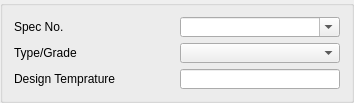
               <widget class="QGroupBox" name="groupBox_2">
                <property name="title">
                 <string/>
                </property>
                <layout class="QHBoxLayout" name="horizontalLayout_19">
                 <item>
                  <layout class="QVBoxLayout" name="verticalLayout_4">
                   <item>
                    <layout class="QHBoxLayout" name="horizontalLayout_76">
                     <item>
                      <widget class="QLabel" name="label_90">
                       <property name="sizePolicy">
                        <sizepolicy hsizetype="Fixed" vsizetype="Fixed">
                         <horstretch>0</horstretch>
                         <verstretch>0</verstretch>
                        </sizepolicy>
                       </property>
                       <property name="minimumSize">
                        <size>
                         <width>160</width>
                         <height>20</height>
                        </size>
                       </property>
                       <property name="maximumSize">
                        <size>
                         <width>160</width>
                         <height>20</height>
                        </size>
                       </property>
                       <property name="text">
                        <string>Spec No.</string>
                       </property>
                      </widget>
                     </item>
                     <item>
                      <widget class="QComboBox" name="fh_cb_lifting_ug_materia_2">
                       <property name="minimumSize">
                        <size>
                         <width>160</width>
                         <height>20</height>
                        </size>
                       </property>
                       <property name="maximumSize">
                        <size>
                         <width>160</width>
                         <height>20</height>
                        </size>
                       </property>
                       <property name="editable">
                        <bool>true</bool>
                       </property>
                      </widget>
                     </item>
                    </layout>
                   </item>
                   <item>
                    <layout class="QHBoxLayout" name="horizontalLayout_77">
                     <item>
                      <widget class="QLabel" name="label_92">
                       <property name="sizePolicy">
                        <sizepolicy hsizetype="Fixed" vsizetype="Fixed">
                         <horstretch>0</horstretch>
                         <verstretch>0</verstretch>
                        </sizepolicy>
                       </property>
                       <property name="minimumSize">
                        <size>
                         <width>160</width>
                         <height>20</height>
                        </size>
                       </property>
                       <property name="maximumSize">
                        <size>
                         <width>160</width>
                         <height>20</height>
                        </size>
                       </property>
                       <property name="text">
                        <string>Type/Grade</string>
                       </property>
                      </widget>
                     </item>
                     <item>
                      <widget class="QComboBox" name="fh_cb_grade_2">
                       <property name="minimumSize">
                        <size>
                         <width>160</width>
                         <height>20</height>
                        </size>
                       </property>
                       <property name="maximumSize">
                        <size>
                         <width>160</width>
                         <height>20</height>
                        </size>
                       </property>
                      </widget>
                     </item>
                    </layout>
                   </item>
                   <item>
                    <layout class="QHBoxLayout" name="horizontalLayout_81">
                     <item>
                      <widget class="QLabel" name="label_97">
                       <property name="sizePolicy">
                        <sizepolicy hsizetype="Fixed" vsizetype="Fixed">
                         <horstretch>0</horstretch>
                         <verstretch>0</verstretch>
                        </sizepolicy>
                       </property>
                       <property name="minimumSize">
                        <size>
                         <width>160</width>
                         <height>20</height>
                        </size>
                       </property>
                       <property name="maximumSize">
                        <size>
                         <width>160</width>
                         <height>20</height>
                        </size>
                       </property>
                       <property name="text">
                        <string>&lt;html&gt;&lt;head/&gt;&lt;body&gt;&lt;p&gt;Design Temprature&lt;/p&gt;&lt;/body&gt;&lt;/html&gt;</string>
                       </property>
                       <property name="wordWrap">
                        <bool>true</bool>
                       </property>
                      </widget>
                     </item>
                     <item>
                      <widget class="QLineEdit" name="le_design_temp">
                       <property name="sizePolicy">
                        <sizepolicy hsizetype="Fixed" vsizetype="Fixed">
                         <horstretch>0</horstretch>
                         <verstretch>0</verstretch>
                        </sizepolicy>
                       </property>
                       <property name="minimumSize">
                        <size>
                         <width>160</width>
                         <height>20</height>
                        </size>
                       </property>
                       <property name="maximumSize">
                        <size>
                         <width>160</width>
                         <height>20</height>
                        </size>
                       </property>
                       <property name="readOnly">
                        <bool>false</bool>
                       </property>
                      </widget>
                     </item>
                    </layout>
                   </item>
                  </layout>
                 </item>
                </layout>
               </widget>
